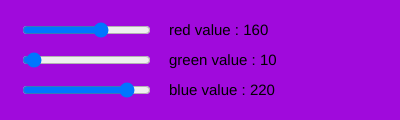
Frame 1 (no input)
Frame 60 (no input): identical to frame 1, image omitted
Frame 120 (the mouse pressed at the canvas centre since frame 60): identical to frame 1, image omitted

The p5.js sketch that drew this single still picture (run headless with seeded random() and noise() and a simulated clock; from frame 60 on, the mouse is pressed at the canvas centre):

// p5.js sketch
// ── sketch.js
// adapted from https://p5js.org/examples/dom-slider.html

var rSlider, gSlider, bSlider;

function setup() {
  // create canvas
  createCanvas(400, 120);
  textSize(15);
  noStroke();

  // create sliders
  rSlider = createSlider(0, 255, 160);
  rSlider.position(20, 20);
  gSlider = createSlider(0, 255, 10);
  gSlider.position(20, 50);
  bSlider = createSlider(0, 255, 220);
  bSlider.position(20, 80);
}

function draw() {
  var r = rSlider.value();
  var g = gSlider.value();
  var b = bSlider.value();
  background(r, g, b);
  text("red value : " + r, rSlider.x * 2 + rSlider.width, 35);
  text("green value : " + g, gSlider.x * 2 + gSlider.width, 65);
  text("blue value : " + b, bSlider.x * 2 + bSlider.width, 95);
}
